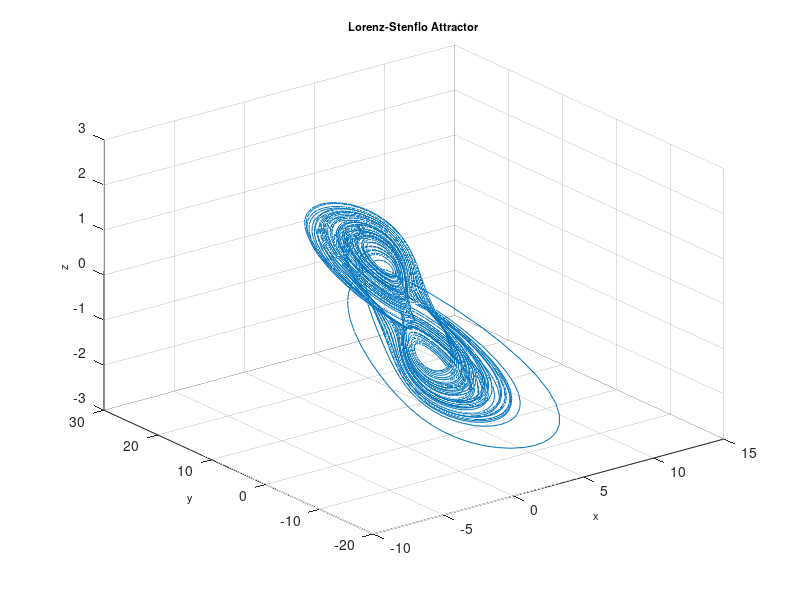

The MATLAB script that drew this image:
function Stenflo
%==========================================================================
% Matlab program to plot a phase portrait of the 3D chaotic system
%==========================================================================
clear
clc
clf
%==================== Parameters ==========================================
a = 2; b=0.7; c=26; d=1.5;
%===================== Initial conditions =================================
initial=[1, 0.1, 0.2, 0.1]; 
% =============== Solves ODEs =============================================
deq1=@(t,x) [a*(x(2)-x(1))+d*x(4); x(1)*(c-x(3))-x(2); x(1)*x(2)-b*x(3);...
    -x(1)-a*x(4)];
[~,sol] = ode45(deq1,[0, 300],initial);
%============= Runs simulation ============================================
    plot3(sol(:,1),sol(:,2),sol(:,4)),grid
    title('Lorenz-Stenflo Attractor','fontsize',8)
    xlabel('x','fontsize',8)
    ylabel('y','fontsize',8)
    zlabel('z','fontsize',8)
%================= End of program =========================================